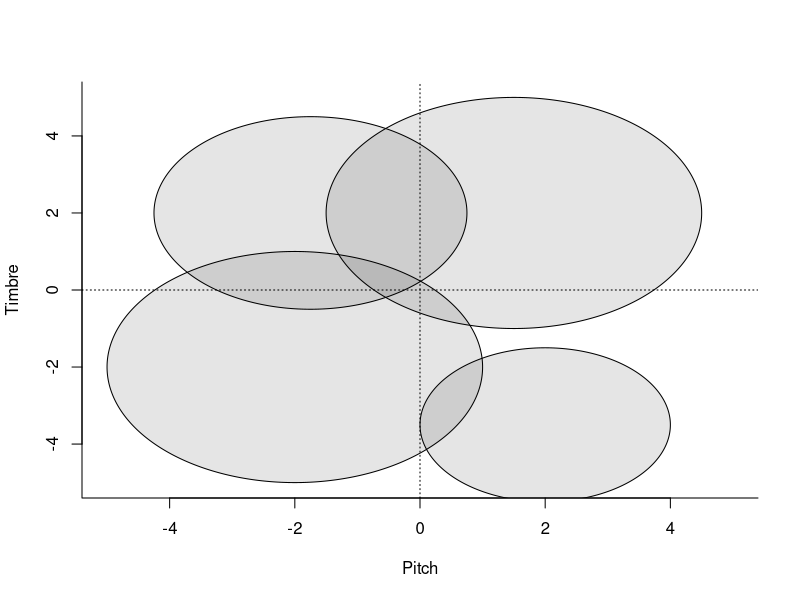

Write the R code that produced this figure.
drawCircle = function(cx, cy, r){
  
  angles = seq(0, 2 * pi, 0.01)
  #r = 1
  #cx = -1
  #cy = 1
  x = rep(NaN, length(angles))
  y = rep(NaN, length(angles))
  
  for(i in 1:length(angles)){
    x[i] = cx + cos(angles[i]) * r
    y[i] = cy + sin(angles[i]) * r
  }
  polygon(x, y, col = rgb(0, 0, 0, 0.1))
}

plot(NULL, xlim = c(-5, 5), ylim = c(-5, 5), xlab = "Pitch", ylab = "Timbre",
     bty = "l")

abline(h = 0, lty = 3)
abline(v = 0, lty = 3)

drawCircle(-2, -2, 3)
drawCircle(2, -3.5, 2)
drawCircle(1.5, 2, 3)
drawCircle(-1.75, 2, 2.5)
